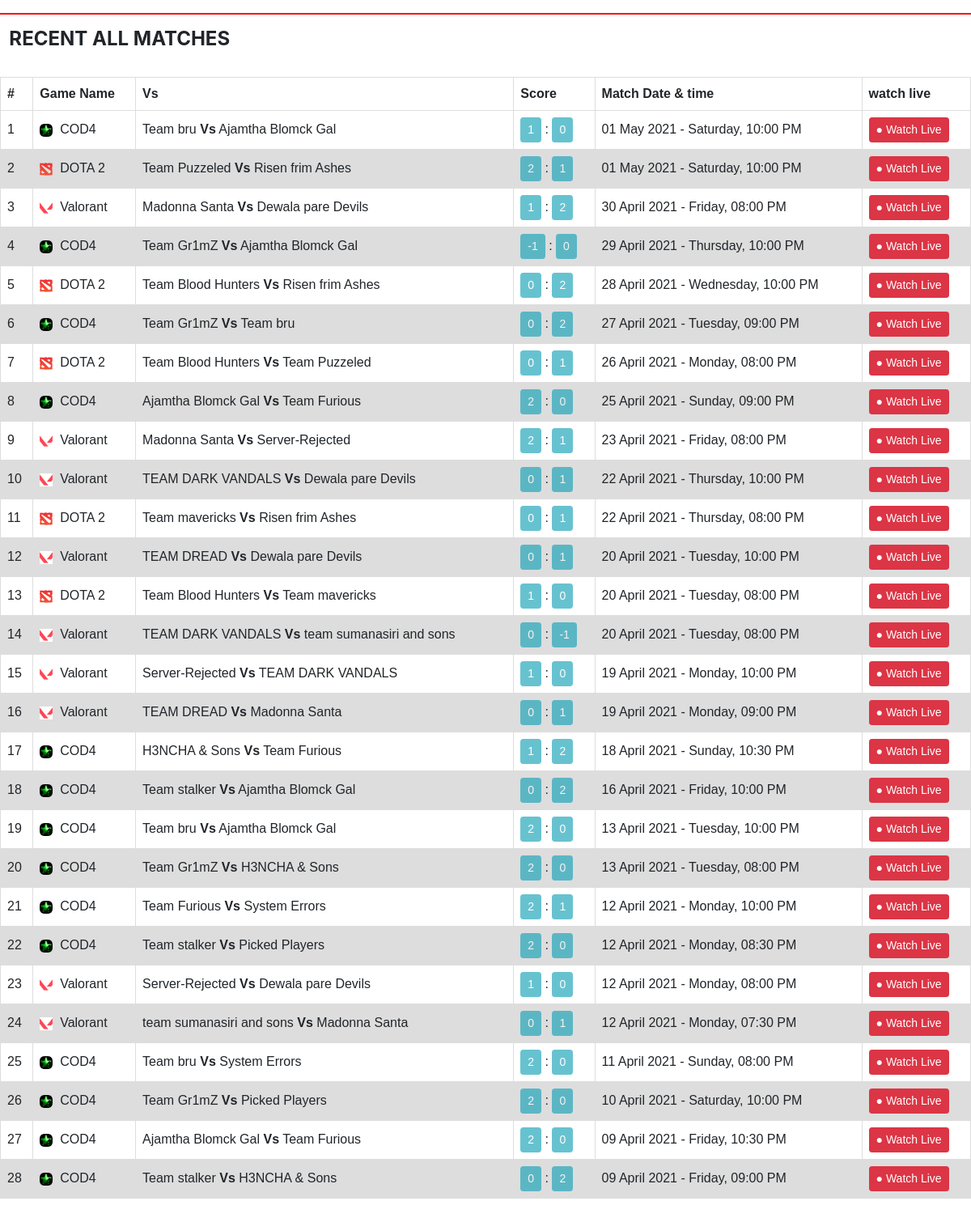
Screenshot of /tournament.php with the database file from the repository.
### tables this page shows
CREATE TABLE `tournament_matches` (
  `id` int(11) NOT NULL,
  `tournament` int(11) NOT NULL,
  `title` varchar(1000) NOT NULL,
  `subtitle` varchar(1000) NOT NULL,
  `game_name` varchar(1000) NOT NULL,
  `team_1` int(11) NOT NULL,
  `team_2` int(11) NOT NULL,
  `mach_time` varchar(100) NOT NULL,
  `score_team_1` int(11) NOT NULL,
  `score_team_2` int(11) NOT NULL,
  `is_mach_end` int(11) NOT NULL,
  `live_link` varchar(1000) NOT NULL,
  `time` timestamp NOT NULL DEFAULT current_timestamp()
);

CREATE TABLE `tournament_teams` (
  `id` int(11) NOT NULL,
  `tournament` int(11) NOT NULL,
  `team` varchar(1000) NOT NULL,
  `logo` varchar(1000) NOT NULL,
  `time` timestamp NOT NULL DEFAULT current_timestamp()
);

### tournament.php (the view, shortened to what this page needs)
<?php
require_once('gncadmin/includes/config.php');
?>
<!doctype html>
<html lang="en" class="no-js">
<head>
	<link rel="stylesheet" href="https://maxcdn.bootstrapcdn.com/bootstrap/4.5.0/css/bootstrap.min.css">
	<link rel="stylesheet" href="https://cdnjs.cloudflare.com/ajax/libs/font-awesome/4.7.0/css/font-awesome.min.css">
</head>
<body>
<hr style="border: 1px solid red;">
<h4><b>&nbsp;&nbsp;RECENT ALL MATCHES</b></h4>
								<table class="display" style="width:100%">
									<thead>
										<tr>
											<th>#</th>
											<th>Game Name</th>
											<th><b>Vs</b></th>
											<th>Score</th>
                                            <th>Match Date & time</th>
                                            <th>watch live</th>
										</tr>
									</thead>
									<br>
									<tbody>
                                    <?php $sql = "SELECT * from tournament_matches WHERE tournament='121' AND is_mach_end = '1' order by mach_time DESC";
                                    $query = $dbh -> prepare($sql);
                                    $query->execute();
                                    $results=$query->fetchAll(PDO::FETCH_OBJ);
                                    $cnt=1;
                                    if($query->rowCount() > 0)
                                    {
                                    foreach($results as $result)
                                    {               ?>
										<tr>
											<td><?php echo htmlentities($cnt);?></td>
											<td><img src="../../images/icons/<?php echo($result->game_name);?>.png">&nbsp;&nbsp;<?php echo htmlentities($result->game_name);?></td>
											<?php
											$team_id_1 = $result->team_1;
                                    		$team_id_2 = $result->team_2;
											$sql = "SELECT * from tournament_teams WHERE id='{$team_id_1}'";
											$query = $dbh -> prepare($sql);
											$query->execute();
											$result_team_1=$query->fetch(PDO::FETCH_OBJ);
											$sql = "SELECT * from tournament_teams WHERE id='{$team_id_2}'";
											$query = $dbh -> prepare($sql);
											$query->execute();
											$result_team_2=$query->fetch(PDO::FETCH_OBJ);
											?>
											<td><?php echo htmlentities($result_team_1->team);?> <b>Vs</b> <?php echo htmlentities($result_team_2->team);?></td>
                                            <td><button type="button" class="btn btn-info btn-sm" disabled><?php echo htmlentities($result->score_team_1);?></button> : <button type="button" class="btn btn-info btn-sm" disabled><?php echo htmlentities($result->score_team_2);?></button></td>
                                            <?php
                                            	$match_date = date("Y-m-d H:i:s", strtotime($result->mach_time));
												$formattedValue = date("d F Y - l, h:i A", strtotime($match_date));
                                             ?>
                                            <td><?php echo($formattedValue); ?></td>
                                            <td><a href="<?php echo htmlentities($result->live_link);?>" target="_blank"><button type="button" class="btn btn-danger btn-sm">● Watch Live</button></a></td>
										</tr>
										<?php $cnt=$cnt+1; }} ?>
									</tbody>
								</table>
								<br>
</body>
</html>

### tournament.php (style rules this page uses)
table { font-family: arial, sans-serif; border-collapse: collapse; width: 100%; }
td, th { border: 1px solid #dddddd; text-align: left; padding: 8px; }
tr:nth-child(even) { background-color: #dddddd; }

### rows the page displays
tournament_matches: game_name (picture), game_name "COD4", tournament_teams.team "Team bru", tournament_teams.team "Ajamtha Blomck Gal", score_team_1 "1", score_team_2 "0", mach_time "01 May 2021 - Saturday, 10:00 PM"
tournament_matches: game_name (picture), game_name "DOTA 2", tournament_teams.team "Team Puzzeled", tournament_teams.team "Risen frim Ashes", score_team_1 "2", score_team_2 "1", mach_time "01 May 2021 - Saturday, 10:00 PM"
tournament_matches: game_name (picture), game_name "Valorant", tournament_teams.team "Madonna Santa", tournament_teams.team "Dewala pare Devils", score_team_1 "1", score_team_2 "2", mach_time "30 April 2021 - Friday, 08:00 PM"
tournament_matches: game_name (picture), game_name "COD4", tournament_teams.team "Team Gr1mZ", tournament_teams.team "Ajamtha Blomck Gal", score_team_1 "-1", score_team_2 "0", mach_time "29 April 2021 - Thursday, 10:00 PM"
tournament_matches: game_name (picture), game_name "DOTA 2", tournament_teams.team "Team Blood Hunters", tournament_teams.team "Risen frim Ashes", score_team_1 "0", score_team_2 "2", mach_time "28 April 2021 - Wednesday, 10:00 PM"
tournament_matches: game_name (picture), game_name "COD4", tournament_teams.team "Team Gr1mZ", tournament_teams.team "Team bru", score_team_1 "0", score_team_2 "2", mach_time "27 April 2021 - Tuesday, 09:00 PM"
tournament_matches: game_name (picture), game_name "DOTA 2", tournament_teams.team "Team Blood Hunters", tournament_teams.team "Team Puzzeled", score_team_1 "0", score_team_2 "1", mach_time "26 April 2021 - Monday, 08:00 PM"
tournament_matches: game_name (picture), game_name "COD4", tournament_teams.team "Ajamtha Blomck Gal", tournament_teams.team "Team Furious", score_team_1 "2", score_team_2 "0", mach_time "25 April 2021 - Sunday, 09:00 PM"
tournament_matches: game_name (picture), game_name "Valorant", tournament_teams.team "Madonna Santa", tournament_teams.team "Server-Rejected", score_team_1 "2", score_team_2 "1", mach_time "23 April 2021 - Friday, 08:00 PM"
tournament_matches: game_name (picture), game_name "Valorant", tournament_teams.team "TEAM DARK VANDALS", tournament_teams.team "Dewala pare Devils", score_team_1 "0", score_team_2 "1", mach_time "22 April 2021 - Thursday, 10:00 PM"
tournament_matches: game_name (picture), game_name "DOTA 2", tournament_teams.team "Team mavericks", tournament_teams.team "Risen frim Ashes", score_team_1 "0", score_team_2 "1", mach_time "22 April 2021 - Thursday, 08:00 PM"
tournament_matches: game_name (picture), game_name "Valorant", tournament_teams.team "TEAM DREAD", tournament_teams.team "Dewala pare Devils", score_team_1 "0", score_team_2 "1", mach_time "20 April 2021 - Tuesday, 10:00 PM"
tournament_matches: game_name (picture), game_name "DOTA 2", tournament_teams.team "Team Blood Hunters", tournament_teams.team "Team mavericks", score_team_1 "1", score_team_2 "0", mach_time "20 April 2021 - Tuesday, 08:00 PM"
tournament_matches: game_name (picture), game_name "Valorant", tournament_teams.team "TEAM DARK VANDALS", tournament_teams.team "team sumanasiri and sons", score_team_1 "0", score_team_2 "-1", mach_time "20 April 2021 - Tuesday, 08:00 PM"
tournament_matches: game_name (picture), game_name "Valorant", tournament_teams.team "Server-Rejected", tournament_teams.team "TEAM DARK VANDALS", score_team_1 "1", score_team_2 "0", mach_time "19 April 2021 - Monday, 10:00 PM"
tournament_matches: game_name (picture), game_name "Valorant", tournament_teams.team "TEAM DREAD", tournament_teams.team "Madonna Santa", score_team_1 "0", score_team_2 "1", mach_time "19 April 2021 - Monday, 09:00 PM"
tournament_matches: game_name (picture), game_name "COD4", tournament_teams.team "H3NCHA & Sons", tournament_teams.team "Team Furious", score_team_1 "1", score_team_2 "2", mach_time "18 April 2021 - Sunday, 10:30 PM"
tournament_matches: game_name (picture), game_name "COD4", tournament_teams.team "Team stalker", tournament_teams.team "Ajamtha Blomck Gal", score_team_1 "0", score_team_2 "2", mach_time "16 April 2021 - Friday, 10:00 PM"
tournament_matches: game_name (picture), game_name "COD4", tournament_teams.team "Team bru", tournament_teams.team "Ajamtha Blomck Gal", score_team_1 "2", score_team_2 "0", mach_time "13 April 2021 - Tuesday, 10:00 PM"
tournament_matches: game_name (picture), game_name "COD4", tournament_teams.team "Team Gr1mZ", tournament_teams.team "H3NCHA & Sons", score_team_1 "2", score_team_2 "0", mach_time "13 April 2021 - Tuesday, 08:00 PM"
tournament_matches: game_name (picture), game_name "COD4", tournament_teams.team "Team Furious", tournament_teams.team "System Errors", score_team_1 "2", score_team_2 "1", mach_time "12 April 2021 - Monday, 10:00 PM"
tournament_matches: game_name (picture), game_name "COD4", tournament_teams.team "Team stalker", tournament_teams.team "Picked Players", score_team_1 "2", score_team_2 "0", mach_time "12 April 2021 - Monday, 08:30 PM"
tournament_matches: game_name (picture), game_name "Valorant", tournament_teams.team "Server-Rejected", tournament_teams.team "Dewala pare Devils", score_team_1 "1", score_team_2 "0", mach_time "12 April 2021 - Monday, 08:00 PM"
tournament_matches: game_name (picture), game_name "Valorant", tournament_teams.team "team sumanasiri and sons", tournament_teams.team "Madonna Santa", score_team_1 "0", score_team_2 "1", mach_time "12 April 2021 - Monday, 07:30 PM"
tournament_matches: game_name (picture), game_name "COD4", tournament_teams.team "Team bru", tournament_teams.team "System Errors", score_team_1 "2", score_team_2 "0", mach_time "11 April 2021 - Sunday, 08:00 PM"
tournament_matches: game_name (picture), game_name "COD4", tournament_teams.team "Team Gr1mZ", tournament_teams.team "Picked Players", score_team_1 "2", score_team_2 "0", mach_time "10 April 2021 - Saturday, 10:00 PM"
tournament_matches: game_name (picture), game_name "COD4", tournament_teams.team "Ajamtha Blomck Gal", tournament_teams.team "Team Furious", score_team_1 "2", score_team_2 "0", mach_time "09 April 2021 - Friday, 10:30 PM"
tournament_matches: game_name (picture), game_name "COD4", tournament_teams.team "Team stalker", tournament_teams.team "H3NCHA & Sons", score_team_1 "0", score_team_2 "2", mach_time "09 April 2021 - Friday, 09:00 PM"
